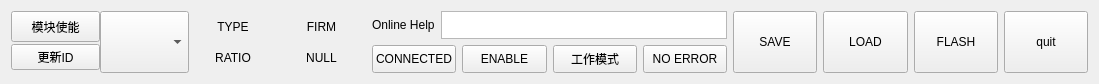
<?xml version="1.0" encoding="UTF-8"?>
<ui version="4.0">
 <class>Bottom</class>
 <widget class="QWidget" name="Bottom">
  <property name="geometry">
   <rect>
    <x>0</x>
    <y>0</y>
    <width>1099</width>
    <height>84</height>
   </rect>
  </property>
  <property name="windowTitle">
   <string>Bottom</string>
  </property>
  <layout class="QHBoxLayout" name="horizontalLayout_4">
   <item>
    <layout class="QGridLayout" name="gridLayout">
     <property name="spacing">
      <number>0</number>
     </property>
     <item row="0" column="3">
      <widget class="QLabel" name="firmLabel">
       <property name="enabled">
        <bool>true</bool>
       </property>
       <property name="sizePolicy">
        <sizepolicy hsizetype="Expanding" vsizetype="Expanding">
         <horstretch>2</horstretch>
         <verstretch>3</verstretch>
        </sizepolicy>
       </property>
       <property name="minimumSize">
        <size>
         <width>1</width>
         <height>1</height>
        </size>
       </property>
       <property name="sizeIncrement">
        <size>
         <width>1</width>
         <height>1</height>
        </size>
       </property>
       <property name="baseSize">
        <size>
         <width>1</width>
         <height>1</height>
        </size>
       </property>
       <property name="font">
        <font>
         <pointsize>9</pointsize>
        </font>
       </property>
       <property name="mouseTracking">
        <bool>true</bool>
       </property>
       <property name="text">
        <string>FIRM</string>
       </property>
       <property name="alignment">
        <set>Qt::AlignCenter</set>
       </property>
      </widget>
     </item>
     <item row="0" column="1" rowspan="2">
      <widget class="QComboBox" name="cmbID">
       <property name="sizePolicy">
        <sizepolicy hsizetype="Expanding" vsizetype="Expanding">
         <horstretch>2</horstretch>
         <verstretch>6</verstretch>
        </sizepolicy>
       </property>
       <property name="minimumSize">
        <size>
         <width>1</width>
         <height>1</height>
        </size>
       </property>
       <property name="font">
        <font>
         <pointsize>9</pointsize>
        </font>
       </property>
       <property name="mouseTracking">
        <bool>true</bool>
       </property>
       <property name="toolTip">
        <string>&lt;html&gt;&lt;head/&gt;&lt;body&gt;&lt;p&gt;切换模块&lt;/p&gt;&lt;/body&gt;&lt;/html&gt;</string>
       </property>
      </widget>
     </item>
     <item row="1" column="0">
      <widget class="QPushButton" name="btnUpdateID">
       <property name="text">
        <string>更新ID</string>
       </property>
      </widget>
     </item>
     <item row="1" column="2">
      <widget class="QLabel" name="ratioLabel">
       <property name="sizePolicy">
        <sizepolicy hsizetype="Expanding" vsizetype="Expanding">
         <horstretch>2</horstretch>
         <verstretch>3</verstretch>
        </sizepolicy>
       </property>
       <property name="minimumSize">
        <size>
         <width>1</width>
         <height>1</height>
        </size>
       </property>
       <property name="sizeIncrement">
        <size>
         <width>1</width>
         <height>1</height>
        </size>
       </property>
       <property name="baseSize">
        <size>
         <width>1</width>
         <height>1</height>
        </size>
       </property>
       <property name="font">
        <font>
         <pointsize>9</pointsize>
        </font>
       </property>
       <property name="mouseTracking">
        <bool>true</bool>
       </property>
       <property name="toolTip">
        <string>&lt;html&gt;&lt;head/&gt;&lt;body&gt;&lt;p&gt;模块减速比&lt;/p&gt;&lt;/body&gt;&lt;/html&gt;</string>
       </property>
       <property name="text">
        <string>RATIO</string>
       </property>
       <property name="alignment">
        <set>Qt::AlignCenter</set>
       </property>
      </widget>
     </item>
     <item row="1" column="3">
      <widget class="QLabel" name="devLabel">
       <property name="sizePolicy">
        <sizepolicy hsizetype="Expanding" vsizetype="Expanding">
         <horstretch>2</horstretch>
         <verstretch>3</verstretch>
        </sizepolicy>
       </property>
       <property name="minimumSize">
        <size>
         <width>1</width>
         <height>1</height>
        </size>
       </property>
       <property name="sizeIncrement">
        <size>
         <width>1</width>
         <height>1</height>
        </size>
       </property>
       <property name="baseSize">
        <size>
         <width>1</width>
         <height>1</height>
        </size>
       </property>
       <property name="font">
        <font>
         <pointsize>9</pointsize>
        </font>
       </property>
       <property name="mouseTracking">
        <bool>true</bool>
       </property>
       <property name="toolTip">
        <string>&lt;html&gt;&lt;head/&gt;&lt;body&gt;&lt;p&gt;固件版本号&lt;/p&gt;&lt;/body&gt;&lt;/html&gt;</string>
       </property>
       <property name="text">
        <string>NULL</string>
       </property>
       <property name="alignment">
        <set>Qt::AlignCenter</set>
       </property>
      </widget>
     </item>
     <item row="0" column="0">
      <widget class="QPushButton" name="enableDriverPushButton">
       <property name="enabled">
        <bool>true</bool>
       </property>
       <property name="sizePolicy">
        <sizepolicy hsizetype="Expanding" vsizetype="Expanding">
         <horstretch>2</horstretch>
         <verstretch>2</verstretch>
        </sizepolicy>
       </property>
       <property name="minimumSize">
        <size>
         <width>1</width>
         <height>1</height>
        </size>
       </property>
       <property name="font">
        <font>
         <pointsize>9</pointsize>
        </font>
       </property>
       <property name="mouseTracking">
        <bool>true</bool>
       </property>
       <property name="text">
        <string>模块使能</string>
       </property>
      </widget>
     </item>
     <item row="0" column="2">
      <widget class="QLabel" name="typeLabel">
       <property name="sizePolicy">
        <sizepolicy hsizetype="Expanding" vsizetype="Expanding">
         <horstretch>2</horstretch>
         <verstretch>3</verstretch>
        </sizepolicy>
       </property>
       <property name="sizeIncrement">
        <size>
         <width>1</width>
         <height>1</height>
        </size>
       </property>
       <property name="baseSize">
        <size>
         <width>1</width>
         <height>1</height>
        </size>
       </property>
       <property name="font">
        <font>
         <pointsize>9</pointsize>
        </font>
       </property>
       <property name="mouseTracking">
        <bool>true</bool>
       </property>
       <property name="toolTip">
        <string>&lt;html&gt;&lt;head/&gt;&lt;body&gt;&lt;p&gt;模块类型&lt;/p&gt;&lt;/body&gt;&lt;/html&gt;</string>
       </property>
       <property name="text">
        <string>TYPE</string>
       </property>
       <property name="alignment">
        <set>Qt::AlignCenter</set>
       </property>
      </widget>
     </item>
    </layout>
   </item>
   <item>
    <layout class="QVBoxLayout" name="verticalLayout" stretch="1,1">
     <item>
      <layout class="QHBoxLayout" name="horizontalLayout_3">
       <item>
        <widget class="QLabel" name="helpLabel">
         <property name="font">
          <font>
           <pointsize>9</pointsize>
          </font>
         </property>
         <property name="mouseTracking">
          <bool>true</bool>
         </property>
         <property name="toolTip">
          <string>&lt;html&gt;&lt;head/&gt;&lt;body&gt;&lt;p&gt;帮助信息&lt;/p&gt;&lt;/body&gt;&lt;/html&gt;</string>
         </property>
         <property name="text">
          <string>Online Help</string>
         </property>
        </widget>
       </item>
       <item>
        <widget class="QTextEdit" name="helpTextEdit">
         <property name="sizePolicy">
          <sizepolicy hsizetype="Expanding" vsizetype="Expanding">
           <horstretch>7</horstretch>
           <verstretch>4</verstretch>
          </sizepolicy>
         </property>
         <property name="minimumSize">
          <size>
           <width>1</width>
           <height>1</height>
          </size>
         </property>
         <property name="font">
          <font>
           <pointsize>9</pointsize>
          </font>
         </property>
         <property name="mouseTracking">
          <bool>true</bool>
         </property>
         <property name="toolTip">
          <string>&lt;html&gt;&lt;head/&gt;&lt;body&gt;&lt;p&gt;帮助信息显示栏&lt;/p&gt;&lt;/body&gt;&lt;/html&gt;</string>
         </property>
        </widget>
       </item>
      </layout>
     </item>
     <item>
      <layout class="QHBoxLayout" name="horizontalLayout">
       <item>
        <widget class="QPushButton" name="connectedPushButton">
         <property name="enabled">
          <bool>true</bool>
         </property>
         <property name="sizePolicy">
          <sizepolicy hsizetype="Expanding" vsizetype="Expanding">
           <horstretch>2</horstretch>
           <verstretch>2</verstretch>
          </sizepolicy>
         </property>
         <property name="minimumSize">
          <size>
           <width>1</width>
           <height>1</height>
          </size>
         </property>
         <property name="font">
          <font>
           <pointsize>9</pointsize>
          </font>
         </property>
         <property name="mouseTracking">
          <bool>true</bool>
         </property>
         <property name="text">
          <string>CONNECTED</string>
         </property>
        </widget>
       </item>
       <item>
        <widget class="QPushButton" name="enableDriverPushButton_2">
         <property name="enabled">
          <bool>true</bool>
         </property>
         <property name="sizePolicy">
          <sizepolicy hsizetype="Expanding" vsizetype="Expanding">
           <horstretch>2</horstretch>
           <verstretch>2</verstretch>
          </sizepolicy>
         </property>
         <property name="minimumSize">
          <size>
           <width>1</width>
           <height>1</height>
          </size>
         </property>
         <property name="font">
          <font>
           <pointsize>9</pointsize>
          </font>
         </property>
         <property name="mouseTracking">
          <bool>true</bool>
         </property>
         <property name="text">
          <string>ENABLE</string>
         </property>
        </widget>
       </item>
       <item>
        <widget class="QPushButton" name="workModePushButton">
         <property name="sizePolicy">
          <sizepolicy hsizetype="Expanding" vsizetype="Expanding">
           <horstretch>2</horstretch>
           <verstretch>2</verstretch>
          </sizepolicy>
         </property>
         <property name="minimumSize">
          <size>
           <width>1</width>
           <height>1</height>
          </size>
         </property>
         <property name="font">
          <font>
           <pointsize>9</pointsize>
          </font>
         </property>
         <property name="mouseTracking">
          <bool>true</bool>
         </property>
         <property name="text">
          <string>工作模式</string>
         </property>
        </widget>
       </item>
       <item>
        <widget class="QPushButton" name="ifErrorPushButton">
         <property name="enabled">
          <bool>true</bool>
         </property>
         <property name="sizePolicy">
          <sizepolicy hsizetype="Expanding" vsizetype="Expanding">
           <horstretch>2</horstretch>
           <verstretch>2</verstretch>
          </sizepolicy>
         </property>
         <property name="minimumSize">
          <size>
           <width>1</width>
           <height>1</height>
          </size>
         </property>
         <property name="font">
          <font>
           <pointsize>9</pointsize>
          </font>
         </property>
         <property name="mouseTracking">
          <bool>true</bool>
         </property>
         <property name="text">
          <string>NO ERROR</string>
         </property>
        </widget>
       </item>
      </layout>
     </item>
    </layout>
   </item>
   <item>
    <layout class="QHBoxLayout" name="horizontalLayout_2">
     <item>
      <widget class="QPushButton" name="btnSave">
       <property name="sizePolicy">
        <sizepolicy hsizetype="Expanding" vsizetype="Expanding">
         <horstretch>1</horstretch>
         <verstretch>6</verstretch>
        </sizepolicy>
       </property>
       <property name="minimumSize">
        <size>
         <width>1</width>
         <height>1</height>
        </size>
       </property>
       <property name="font">
        <font>
         <pointsize>9</pointsize>
        </font>
       </property>
       <property name="mouseTracking">
        <bool>true</bool>
       </property>
       <property name="text">
        <string>SAVE</string>
       </property>
      </widget>
     </item>
     <item>
      <widget class="QPushButton" name="btnLoad">
       <property name="sizePolicy">
        <sizepolicy hsizetype="Expanding" vsizetype="Expanding">
         <horstretch>1</horstretch>
         <verstretch>6</verstretch>
        </sizepolicy>
       </property>
       <property name="minimumSize">
        <size>
         <width>1</width>
         <height>1</height>
        </size>
       </property>
       <property name="font">
        <font>
         <pointsize>9</pointsize>
        </font>
       </property>
       <property name="mouseTracking">
        <bool>true</bool>
       </property>
       <property name="text">
        <string>LOAD</string>
       </property>
      </widget>
     </item>
     <item>
      <widget class="QPushButton" name="btnFlash">
       <property name="sizePolicy">
        <sizepolicy hsizetype="Expanding" vsizetype="Expanding">
         <horstretch>1</horstretch>
         <verstretch>6</verstretch>
        </sizepolicy>
       </property>
       <property name="minimumSize">
        <size>
         <width>1</width>
         <height>1</height>
        </size>
       </property>
       <property name="font">
        <font>
         <pointsize>9</pointsize>
        </font>
       </property>
       <property name="mouseTracking">
        <bool>true</bool>
       </property>
       <property name="toolTip">
        <string>&lt;html&gt;&lt;head/&gt;&lt;body&gt;&lt;p&gt;写入Flash&lt;/p&gt;&lt;/body&gt;&lt;/html&gt;</string>
       </property>
       <property name="text">
        <string>FLASH</string>
       </property>
      </widget>
     </item>
     <item>
      <widget class="QPushButton" name="btnQuit">
       <property name="sizePolicy">
        <sizepolicy hsizetype="Expanding" vsizetype="Expanding">
         <horstretch>1</horstretch>
         <verstretch>6</verstretch>
        </sizepolicy>
       </property>
       <property name="minimumSize">
        <size>
         <width>1</width>
         <height>1</height>
        </size>
       </property>
       <property name="font">
        <font>
         <pointsize>9</pointsize>
         <weight>50</weight>
         <bold>false</bold>
        </font>
       </property>
       <property name="mouseTracking">
        <bool>true</bool>
       </property>
       <property name="toolTip">
        <string>&lt;html&gt;&lt;head/&gt;&lt;body&gt;&lt;p&gt;写入Flash&lt;/p&gt;&lt;/body&gt;&lt;/html&gt;</string>
       </property>
       <property name="text">
        <string>quit</string>
       </property>
      </widget>
     </item>
    </layout>
   </item>
  </layout>
  <zorder></zorder>
 </widget>
 <layoutdefault spacing="6" margin="11"/>
 <resources/>
 <connections/>
</ui>
